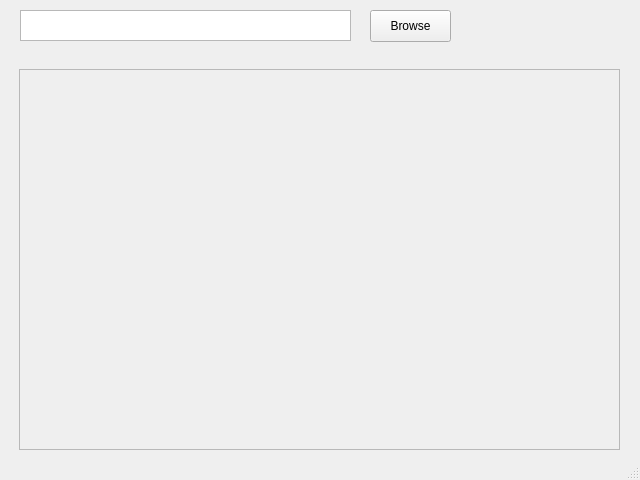
<?xml version="1.0" encoding="UTF-8"?>
<ui version="4.0">
 <class>MainWindow</class>
 <widget class="QMainWindow" name="MainWindow">
  <property name="geometry">
   <rect>
    <x>0</x>
    <y>0</y>
    <width>640</width>
    <height>480</height>
   </rect>
  </property>
  <property name="windowTitle">
   <string>MainWindow</string>
  </property>
  <widget class="QWidget" name="centralwidget">
   <widget class="QTextBrowser" name="textBrowser">
    <property name="geometry">
     <rect>
      <x>20</x>
      <y>10</y>
      <width>331</width>
      <height>31</height>
     </rect>
    </property>
    <property name="frameShape">
     <enum>QFrame::StyledPanel</enum>
    </property>
    <property name="frameShadow">
     <enum>QFrame::Raised</enum>
    </property>
    <property name="placeholderText">
     <string/>
    </property>
   </widget>
   <widget class="QPushButton" name="Browse">
    <property name="geometry">
     <rect>
      <x>370</x>
      <y>10</y>
      <width>81</width>
      <height>32</height>
     </rect>
    </property>
    <property name="text">
     <string>Browse</string>
    </property>
   </widget>
   <widget class="QScrollArea" name="scrollArea">
    <property name="geometry">
     <rect>
      <x>19</x>
      <y>69</y>
      <width>601</width>
      <height>381</height>
     </rect>
    </property>
    <property name="widgetResizable">
     <bool>true</bool>
    </property>
    <widget class="QWidget" name="scrollAreaWidgetContents">
     <property name="geometry">
      <rect>
       <x>0</x>
       <y>0</y>
       <width>599</width>
       <height>379</height>
      </rect>
     </property>
    </widget>
   </widget>
  </widget>
  <widget class="QStatusBar" name="statusbar"/>
 </widget>
 <resources/>
 <connections/>
</ui>
